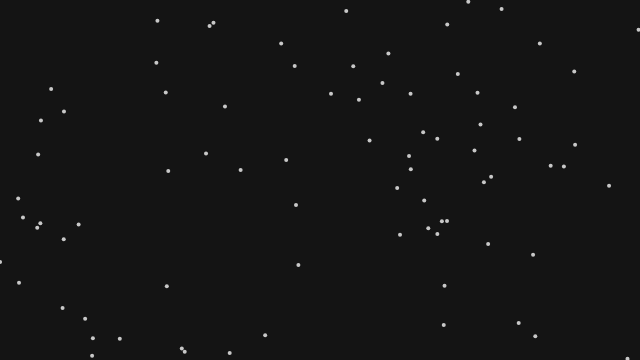
Frame 1 (no input)
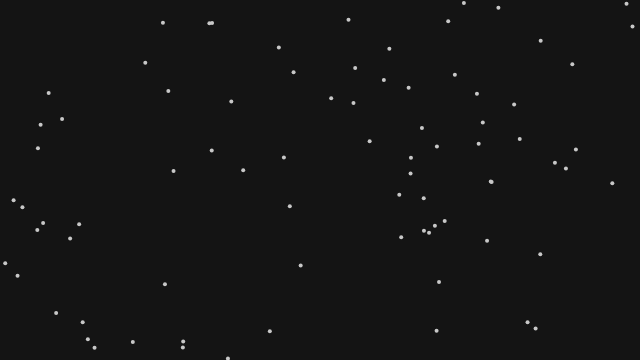
Frame 60 (no input)
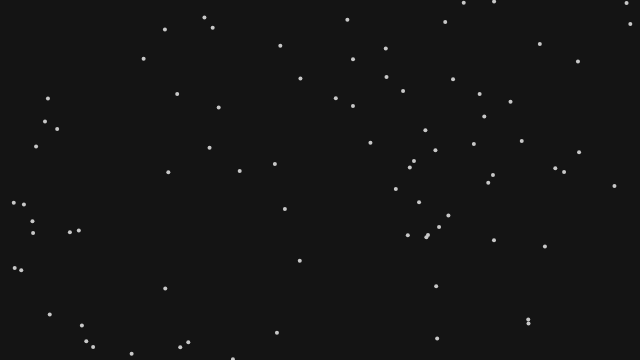
Frame 120 (the mouse pressed at the canvas centre since frame 60)

The p5.js sketch that drew these frames (run headless with seeded random() and noise() and a simulated clock; from frame 60 on, the mouse is pressed at the canvas centre):

// p5.js sketch
// ── sketch.js
// Minimal emergent behavior: boids-lite
let agents = [];

function setup() {
  createCanvas(640, 360);
  for (let i = 0; i < 80; i++) agents.push(createVector(random(width), random(height)));
}

function draw() {
  background(20);
  fill(200);
  noStroke();
  for (let a of agents) {
    // simple local interaction: small random move + stay within bounds
    a.add(p5.Vector.random2D().mult(0.8));
    a.x = (a.x + width) % width;
    a.y = (a.y + height) % height;
    ellipse(a.x, a.y, 4);
  }
}

// ── style.css
body { font-family: system-ui, -apple-system, Arial, sans-serif; margin: 1rem; }
canvas { display: block; margin-top: 0.5rem; border: 1px solid #222; }
